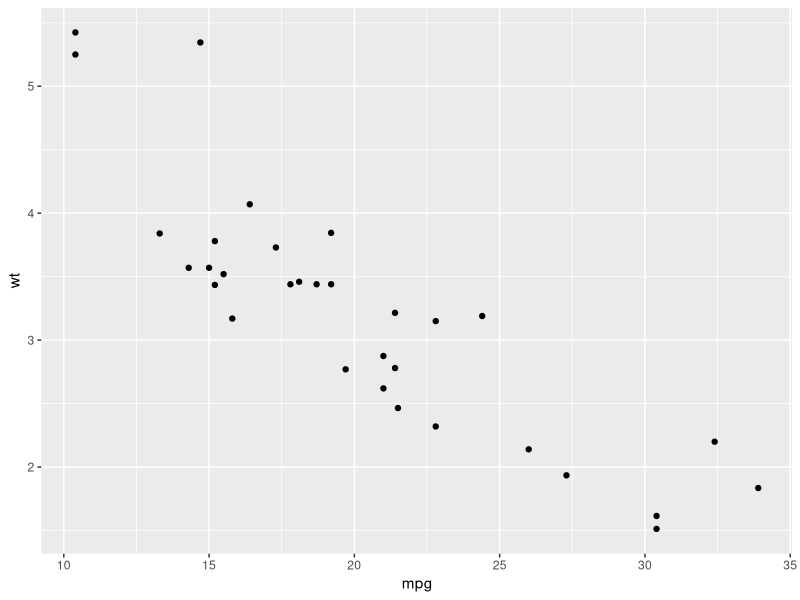
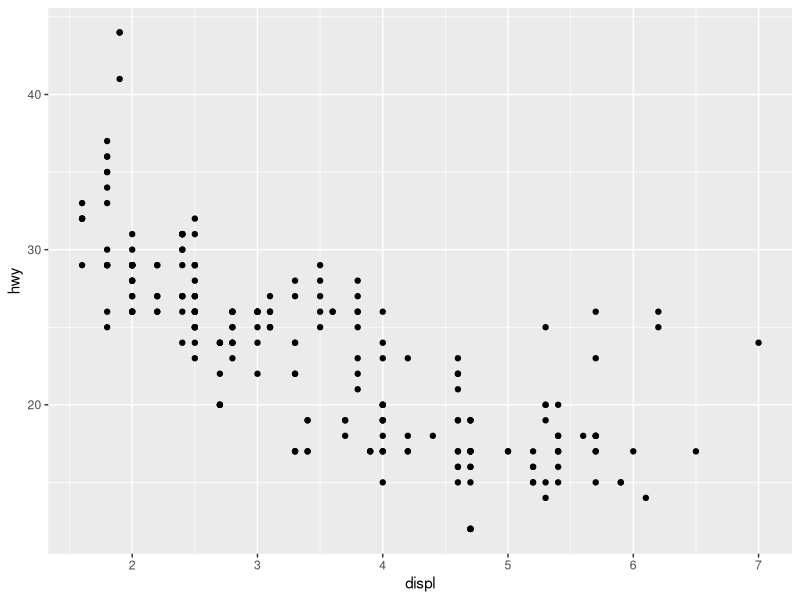

These charts were generated, in order, by the following R code:
## ---- chunk 1
knitr::opts_chunk$set(echo = TRUE)
## ---- chunk 2
summary(mtcars)

## ---- chunk 3
library(ggplot2)
summary(mpg)

## ---- chunk 4
library(ggplot2)
ggplot(data=mtcars)+
  geom_point(mapping = aes(x = mpg, y = wt))
## ---- chunk 5
library(ggplot2)
ggplot(data=mpg)+
  geom_point(mapping = aes(x =displ, y = hwy))
